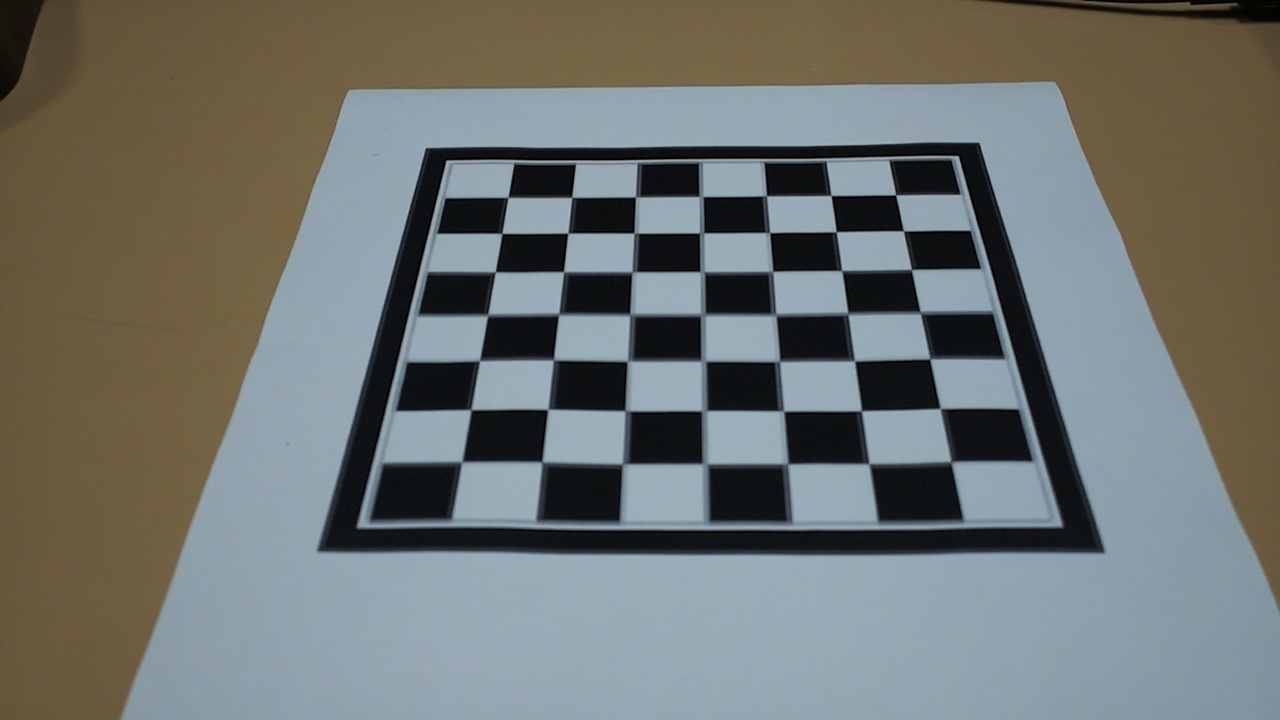
#> input picture data/ChessBoard/captured_image_1.jpg, 1280 x 720 px
$ jupyter execute --allow-errors Proyecto_estructura.ipynb   (text cells are left out)
#> lines starting #> are read from the running program, lines starting #| are printed output that depends on the picture; after the words box and inside, x2 and y2 are one past the last pixel; in counts of white or black regions, pixels touching at a corner belong together; long printed decimals are rounded; pictures that were not available may be replaced by others from this repository, and a replacement may not be noted
[cell 1]
from typing import List
import numpy as np
import cv2
import copy
import os
import matplotlib.pyplot as plt
import skimage
import time
import numpy as np

[cell 2]
def load_images_from_folder(folder_path: str) -> List:
    # Lista para almacenar las imágenes
#> called with folder_path = '../data/ChessBoard/'
    images = []

    # Iteramos sobre los archivos de la carpeta
    for filename in os.listdir(folder_path):
        # Comprobamos si el archivo es una imagen (puedes agregar más extensiones si es necesario)
        if filename.endswith(".jpg") or filename.endswith(".png") or filename.endswith(".jpeg"):
            img_path = os.path.join(folder_path, filename)
            img = cv2.imread(img_path)
#> img is the input picture: shape (720, 1280, 3); mean B, G, R 111.4, 114.7, 111.3
            if img is not None:  # Verificamos que la imagen se haya cargado correctamente
                images.append(img)

    return images

[cell 3]
# TODO Build a list containing the paths of all images from the left camera
folder_path = "../data/ChessBoard/"
imgs = load_images_from_folder(folder_path)
#> imgs = 3 items

[cell 4]
# TODO Find corners with cv2.findChessboardCorners()
corners = []
valid_imgs = []
cont = 0

# Detectar esquinas en las imágenes
for img in imgs:
    corners_img = cv2.findChessboardCorners(img, (7, 7), None)
    if corners_img[0]:  # Si se detectaron esquinas
        corners.append(corners_img)
        valid_imgs.append(img)  # Agregar la imagen válida
    else:
        print(f"No se detectaron esquinas en la imagen {cont}")
    cont += 1
#> this loop made 3 passes
#> after the loop, cont = 3; corners = 3 items; valid_imgs = 3 items

[cell 5]
# Hacer una copia de las esquinas detectadas
corners_copy = copy.deepcopy(corners)
#> corners_copy = 3 items

# Criterio para refinar las esquinas
criteria = (cv2.TERM_CRITERIA_EPS + cv2.TERM_CRITERIA_MAX_ITER, 30, 0.01)

# Convertir las imágenes válidas a escala de grises
imgs_grey = [cv2.cvtColor(img, cv2.COLOR_RGB2GRAY) for img in valid_imgs]
#> imgs_grey = 3 items

# Refinar las esquinas detectadas
corners_refined = [
    cv2.cornerSubPix(img_grey, cor[1], (7, 7), (-1, -1), criteria)
    for img_grey, cor in zip(imgs_grey, corners_copy)
]
#> corners_refined = 3 items

[cell 6]
# Hacer una copia de las imágenes válidas para dibujar las esquinas
imgs_copy = copy.deepcopy(valid_imgs)
#> imgs_copy = 3 items

# Dibujar las esquinas en las imágenes
for img, cor_refined, cor in zip(imgs_copy, corners_refined, corners):
    cv2.drawChessboardCorners(img, (7, 7), cor_refined, cor[0])

[cell 7]
# Mostrar y guardar las imágenes resultantes
def show_image(image, name):
    cv2.imshow(name, image)
    cv2.waitKey(500)
    cv2.destroyAllWindows()

def write_image(output_folder: str, img_name: str, img: np.array):
    if not os.path.exists(output_folder):
        os.makedirs(output_folder)
    img_path = os.path.join(output_folder, img_name)
    cv2.imwrite(img_path, img)

# Carpeta de salida
output_folder = '../data/corners_detected'
if not os.path.exists(output_folder):
    os.makedirs(output_folder)

# Nombres de archivos para las imágenes resultantes
filenames = [f'imagen_{i+1}.jpg' for i in range(len(imgs_copy))]
#> filenames = ['imagen_1.jpg', 'imagen_2.jpg', 'imagen_3.jpg']

# Mostrar y guardar las imágenes
for image, filename in zip(imgs_copy, filenames):
    show_image(image, "Image")
    write_image(output_folder, filename, image)
#> this loop made 3 passes

[cell 8]
# TODO Design the method. It should return a np.array with np.float32 elements
def get_chessboard_points(chessboard_shape, dx, dy):
    num_columns, num_rows = chessboard_shape

    objp = np.zeros((num_rows * num_columns, 3), np.float32)

    objp[:, :2] = np.mgrid[0:num_columns, 0:num_rows].T.reshape(-1, 2) * [dx, dy]

    return objp

[cell 9]
# TODO You need the points for every image, not just one
chessboard_points = get_chessboard_points((7, 7), 30, 30)

[cell 10]
# Filter data and get only those with adequate detections
valid_corners = [cor[1] for cor in corners if cor[0]]
#> valid_corners = 3 items
# Convert list to numpy array
valid_corners = np.asarray(valid_corners, dtype=np.float32)

[cell 11]
# TODO
objpoints = []
imgpoints = []

for corners in valid_corners:
    objpoints.append(chessboard_points)
    imgpoints.append(corners)
#> after the loop, imgpoints = 3 items; objpoints = 3 items

rms, intrinsics, dist_coeffs, rvecs, tvecs = cv2.calibrateCamera(
    objpoints, imgpoints, (320, 240), None, None
)
#> rms = 3.23; intrinsics = [[2306.8, 0, 151.1], [0, 5098.7, 152.5], [0, 0, 1]]; dist_coeffs = [[-0.235, 1.94, -0.0326, -0.055, -5.46]]; rvecs = ([-0.256, -1.84, -2.34], [-1.17, 0.22, 0.176], [-1.23, -0.597, -0.835]); tvecs = ([290.8, 53.79, 778.8], [179.2, -8.72, 1114.6], [58.34, 46.73, 907.1])

# Obtain extrinsics
extrinsics = list(map(lambda rvec, tvec: np.hstack((cv2.Rodrigues(rvec)[0], tvec)), rvecs, tvecs))
#> extrinsics = 3 items

[cell 12]
# Print outputs
print("Intrinsics:\n", intrinsics)
#| Intrinsics:
#|  [[2.30677043e+03 0.00000000e+00 1.51137038e+02]
#|  [0.00000000e+00 5.09873268e+03 1.52475297e+02]
#|  [0.00000000e+00 0.00000000e+00 1.00000000e+00]]
print("Distortion coefficients:\n", dist_coeffs)
#| Distortion coefficients:
#|  [[-0.2353  1.944 -0.03263 -0.05505 -5.457]]
print("Root mean squared reprojection error:\n", rms)
#| Root mean squared reprojection error:
#|  3.230

[cell 13]
# --- Calibración para la cámara Left ---
errores = []
img_size = imgs_grey[0].shape[::-1]

for i in range(len(objpoints)):
    objpoints_i = objpoints[:i+1]
    corner_i = valid_corners[:i+1]

    rms, _, _, _, _ = cv2.calibrateCamera(objpoints_i, corner_i, img_size, None, None)

    errores.append(rms)
#> this loop made 3 passes
#> rms on passes 1 to 3: 0.833, 0.938, 1.1
#> after the loop, errores = [0.833, 0.938, 1.1]


num_imagenes = list(range(1, len(errores) + 1))
#> num_imagenes = [1, 2, 3]

plt.figure(figsize=(8, 6))
plt.plot(num_imagenes, errores, marker='o', linestyle='-', color='b')

plt.xticks(np.arange(1, len(num_imagenes) + 1, 1))
plt.title("Curva de Calibración de Cámara")
plt.xlabel("Número de imágenes utilizadas")
plt.ylabel("Error RMS de calibración")


plt.grid(True)
plt.show()
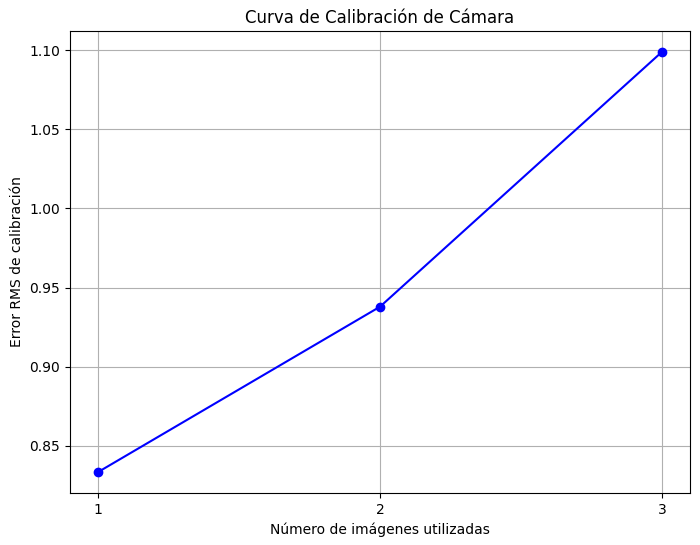
#> figure drawn by matplotlib, 1 panel

[cell 14]
folder_path = "../data/Rubick"
#> (the rest of this cell did not finish here and is left out)


#> (a cell that did not finish here is left out)

[cell 16]
# Definir rango de colores
light_red = (0, 150, 150)
dark_red = (5, 255, 255)
light_yellow = (26, 100, 100)
dark_yellow = (35, 255, 255)
light_green = (35, 100, 50)
dark_green = (85, 255, 255)

# Crear máscaras para el color
#> (the rest of this cell did not finish here and is left out)

[cell 17]
# Función para verificar si el color ha sido detectado
# [4 lines left out: function is_color_detected, not called in this run]

#> (a cell that did not finish here is left out)

[cell 19]
canny_edges_display = []
#> (the rest of this cell did not finish here and is left out)

[cell 20]
# TODO Homework: define the dilation method
def custom_dilate(img: np.array, kernel_size: int = 60) -> np.array:
    # Crear un kernel cuadrado de tamaño kernel_size x kernel_size
    kernel = np.ones((kernel_size, kernel_size), np.uint8)

    # Aplicar la dilatación utilizando el kernel
    dilated = cv2.dilate(img, kernel, iterations=1)

    return dilated

[cell 21]
for img in canny_edges_display:
    show_image(img, "Original")
    # Aplica dilatación
    dilated_img = custom_dilate(img)
    show_image(dilated_img, "Dilated")

[cell 22]
# Función para detectar si hay un patrón de cara de un cubo de Rubik
def is_square_detected(canny_edges):
    # Encontramos los contornos en la imagen de bordes
    contours, _ = cv2.findContours(canny_edges, cv2.RETR_EXTERNAL, cv2.CHAIN_APPROX_SIMPLE)

    # Iteramos sobre los contornos encontrados
    for contour in contours:
        # Aproximamos el contorno para reducir los puntos
        epsilon = 0.04 * cv2.arcLength(contour, True)  # Tolerancia en la aproximación
        approx = cv2.approxPolyDP(contour, epsilon, True)

        # Verificamos si el contorno tiene 4 puntos
        if len(approx) == 4:
            # Calculamos el área y la relación de aspecto para asegurarnos de que es un cuadrado
            area = cv2.contourArea(approx)
            if area > 1000:  # Aseguramos que el área sea suficientemente grande
                # Comprobamos si el contorno es un cuadrado (todos los ángulos deberían ser 90 grados)
                # Usamos la propiedad de que los ángulos internos de un cuadrado son 90 grados
                (x, y, w, h) = cv2.boundingRect(approx)
                aspect_ratio = w / float(h)

                # Si la relación de aspecto es 1, es un cuadrado
                if 0.9 <= aspect_ratio <= 1.1:
                    return True  # Encontramos un cuadrado

    # Si no encontramos ningún cuadrado
    return False

# Para cada imagen de la lista 'security_images'
#> (the rest of this cell did not finish here and is left out)

[cell 23]
# Para cada imagen de la lista 'security_images'
for i in range(len(imgs)):
    # Convertimos la imagen a escala de grises
    gray_img = skimage.color.rgb2gray(imgs[i])  # rgb2gray devuelve una imagen de tipo float (0-1)
    gray_img = (gray_img * 255).astype(np.uint8)  # Convertimos de vuelta a uint8 (0-255)

    # Aplicamos el filtro Canny para detectar los bordes
    canny_edges = skimage.feature.canny(gray_img / 255.0)  # canny espera valores entre 0 y 1, por eso se divide por 255
    canny_edges_display = (canny_edges * 255).astype(np.uint8)  # Convertimos a imagen visualizable

    # Aplico el operador morfologico
    canny_edges_dilated = custom_dilate(canny_edges_display)
    show_image(canny_edges_dilated, "I")
    # Detectamos si se ha encontrado el patrón de una cara de Rubik
    rubiks_detected = is_square_detected(canny_edges_dilated)

    # Mostramos el resultado en consola
    print(f"Imagen {i}: Rubik's Face Detected: {rubiks_detected}")

    # Mostramos la imagen de los bordes (opcional)
    show_image(canny_edges_display, "Canny Edge Detection")
#> this loop made 3 passes
#> (printed output is left out)
#> pass 1, `canny_edges = skimage.feature.canny(gray_img / 255.0)`:
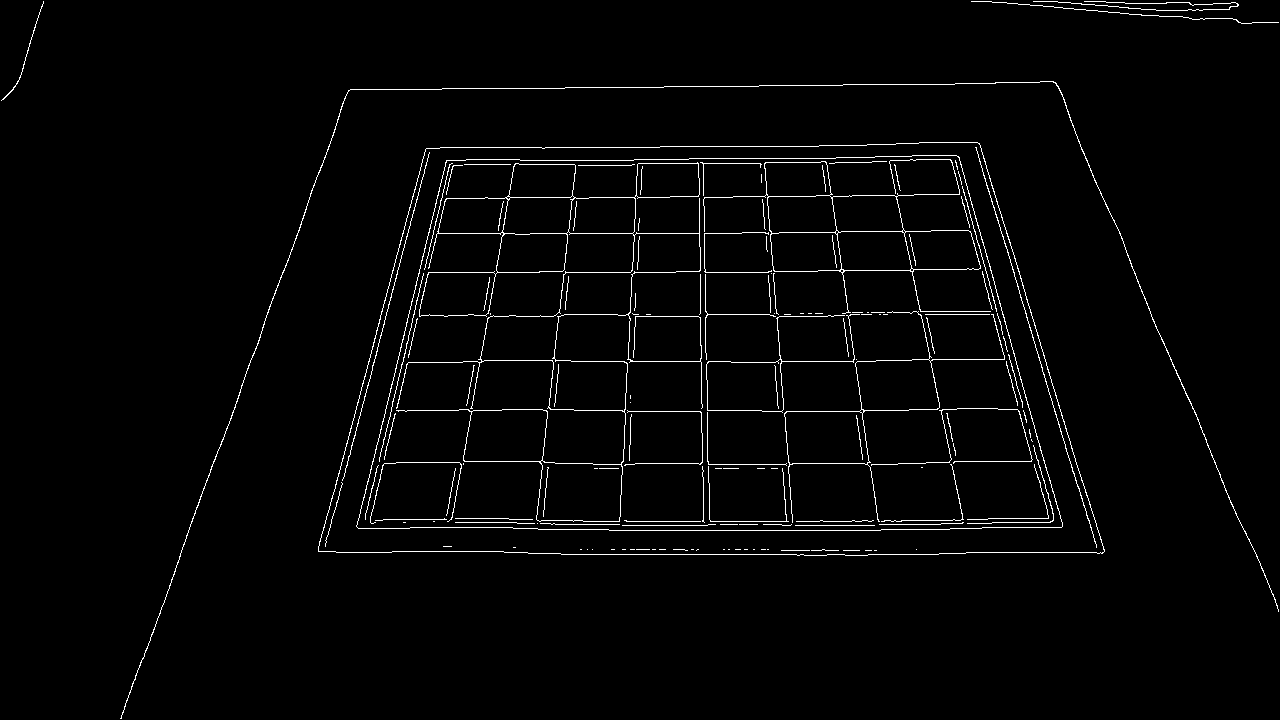
#> canny_edges: shape (720, 1280) bool; 2.1% white in thin lines or dots
#> after the loop:
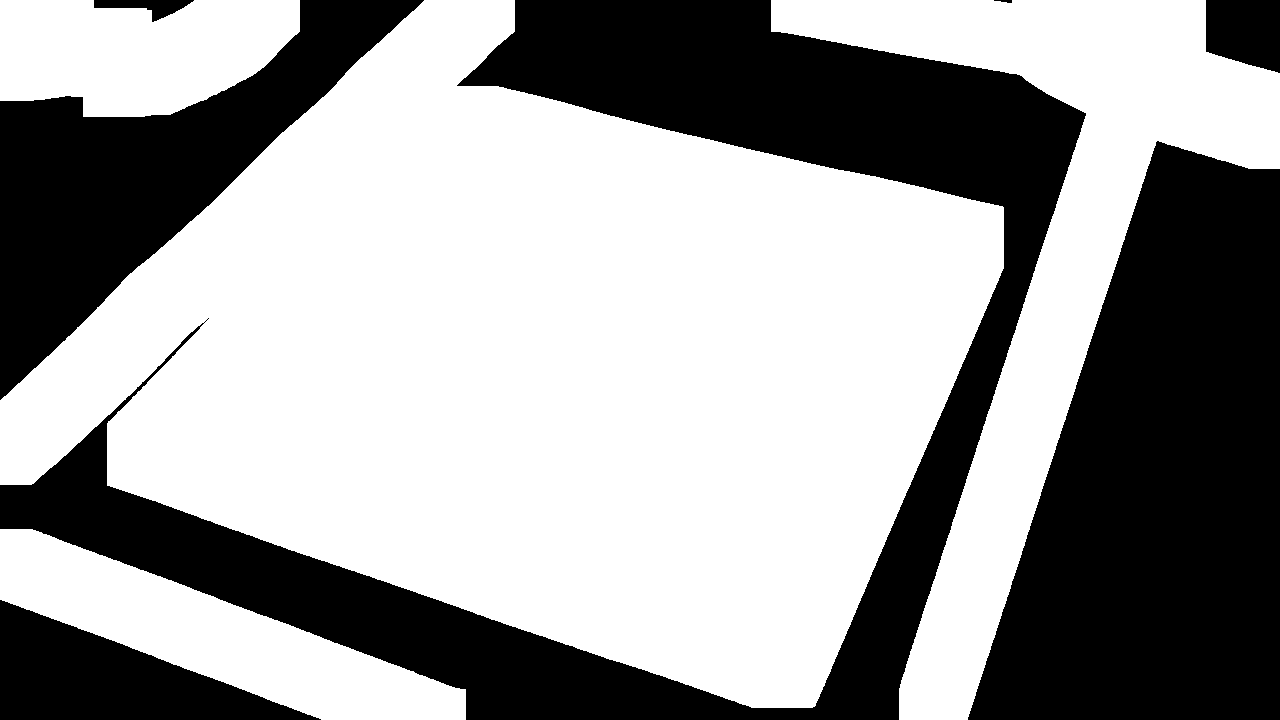
#> canny_edges_dilated: shape (720, 1280); 61.1% white; 7 black regions, largest, box (x1, y1, x2, y2) and area: (0, 0, 1086, 720) 153003, (968, 141, 1280, 720) 124103, (0, 0, 424, 400) 55996

[cell 24]
import cv2
import numpy as np
import skimage.feature
import skimage.color
from typing import List
import random

# Cargar imágenes desde una carpeta
def load_images_from_folder(folder_path: str) -> List:
    # Lista para almacenar las imágenes
    images = []

    # Iteramos sobre los archivos de la carpeta
    for filename in os.listdir(folder_path):
        # Comprobamos si el archivo es una imagen (puedes agregar más extensiones si es necesario)
        if filename.endswith(".jpg") or filename.endswith(".png") or filename.endswith(".jpeg"):
            img_path = os.path.join(folder_path, filename)
            img = cv2.imread(img_path)
            if img is not None:  # Verificamos que la imagen se haya cargado correctamente
                images.append(img)

    return images

# Cargar imágenes
folder_path = "../data/Mixture_Images"
output_folder = "../data/security_passed"

# Cargar todas las imágenes desde la carpeta y las mezclo entre sí
#> (the rest of this cell did not finish here and is left out)

[cell 25]
import cv2
import numpy as np
import skimage.feature
import skimage.color

# Función para detectar si el color está presente en la imagen
def is_color_detected(mask):
    return cv2.countNonZero(mask) > 5  # Verifica si hay píxeles no nulos

# Función para dilatar la imagen
def custom_dilate(img: np.array, kernel_size: int = 60) -> np.array:
    kernel = np.ones((kernel_size, kernel_size), np.uint8)
    dilated = cv2.dilate(img, kernel, iterations=1)
    return dilated

# Función para detectar si es un cuadrado (cara de un cubo de Rubik)
def is_square_detected(canny_edges):
    contours, _ = cv2.findContours(canny_edges, cv2.RETR_EXTERNAL, cv2.CHAIN_APPROX_SIMPLE)
    for contour in contours:
        epsilon = 0.04 * cv2.arcLength(contour, True)
        approx = cv2.approxPolyDP(contour, epsilon, True)
        if len(approx) == 4:
            area = cv2.contourArea(approx)
            if area > 1000:
                (x, y, w, h) = cv2.boundingRect(approx)
                aspect_ratio = w / float(h)
                if 0.9 <= aspect_ratio <= 1.1:
                    return True
    return False

# Definir rango de colores
light_red = (0, 150, 150)
dark_red = (5, 255, 255)
light_yellow = (26, 100, 100)
dark_yellow = (35, 255, 255)
light_green = (35, 100, 50)
dark_green = (85, 255, 255)

# Configuración de la cámara
cap = cv2.VideoCapture(0)  # Abre la cámara web

# Verificar si la cámara está abierta
if not cap.isOpened():
    print("No se pudo abrir la cámara.")
    exit()

# Procesar cada fotograma del video
while True:
    # Capturar el fotograma del video
    ret, frame = cap.read()
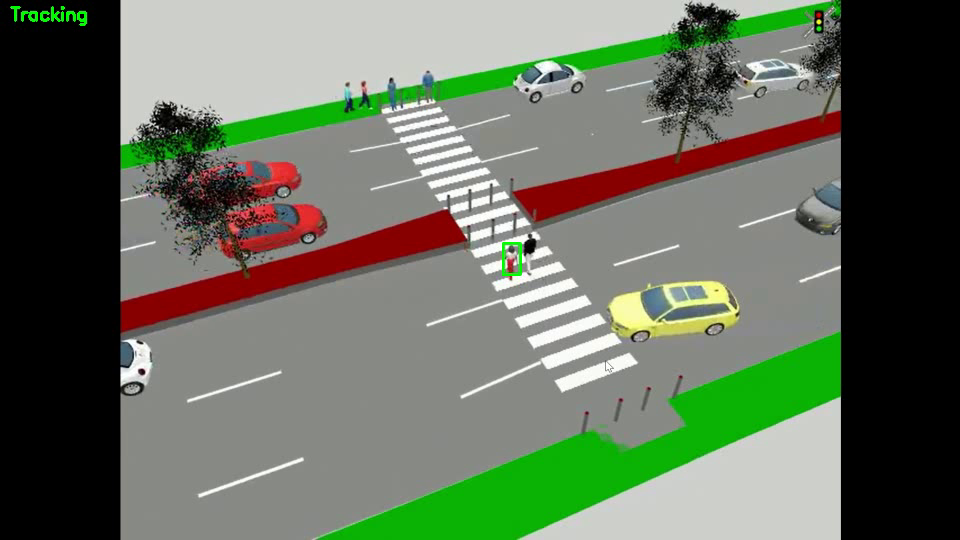
#> input picture frame 37 of data/TrackerVideos/tracked_video1.avi, 960 x 540 px, given in place of the camera
#> frame is the input picture: shape (540, 960, 3); mean B, G, R 93.3, 110.5, 101.6

    if not ret:
        print("No se pudo obtener el fotograma.")
        break

    # Convertir la imagen a espacio de color HSV
    hsv_img = cv2.cvtColor(frame, cv2.COLOR_BGR2HSV)
#> hsv_img: shape (540, 960, 3); mean H, S, V 37.1, 42.9, 116.8

    # Crear máscaras para los colores
    red_mask = cv2.inRange(hsv_img, light_red, dark_red)
#> red_mask: shape (540, 960); 0.23% white; 58 white regions (53 under 20 px), largest, box (x1, y1, x2, y2) and area: (248, 208, 321, 248) 547, (272, 162, 296, 186) 321, (256, 180, 276, 192) 119, (225, 244, 232, 252) 27, (267, 210, 274, 218) 24
    yellow_mask = cv2.inRange(hsv_img, light_yellow, dark_yellow)
#> yellow_mask: shape (540, 960); 0.39% white; 45 white regions (42 under 20 px), largest, box (x1, y1, x2, y2) and area: (612, 303, 738, 338) 1404, (672, 282, 728, 304) 461, (624, 294, 634, 298) 31
    green_mask = cv2.inRange(hsv_img, light_green, dark_green)
#> green_mask: shape (540, 960); 8.4% white; 80 white regions (70 under 20 px), largest, box (x1, y1, x2, y2) and area: (317, 332, 841, 540) 29858, (394, 0, 841, 104) 7111, (120, 91, 392, 170) 5516

    # Combinar las máscaras de colores
    color_mask = cv2.bitwise_or(cv2.bitwise_or(red_mask, yellow_mask), green_mask)

    # Dilatar las máscaras
    red_mask_resized = cv2.resize(red_mask, (frame.shape[1], frame.shape[0]))
    yellow_mask_resized = cv2.resize(yellow_mask, (frame.shape[1], frame.shape[0]))
    green_mask_resized = cv2.resize(green_mask, (frame.shape[1], frame.shape[0]))
    color_mask_resized = cv2.resize(color_mask, (frame.shape[1], frame.shape[0]))

    # Aplicar la máscara a la imagen original
    red_segmented = cv2.bitwise_and(frame, frame, mask=red_mask_resized)
    yellow_segmented = cv2.bitwise_and(frame, frame, mask=yellow_mask_resized)
    green_segmented = cv2.bitwise_and(frame, frame, mask=green_mask_resized)
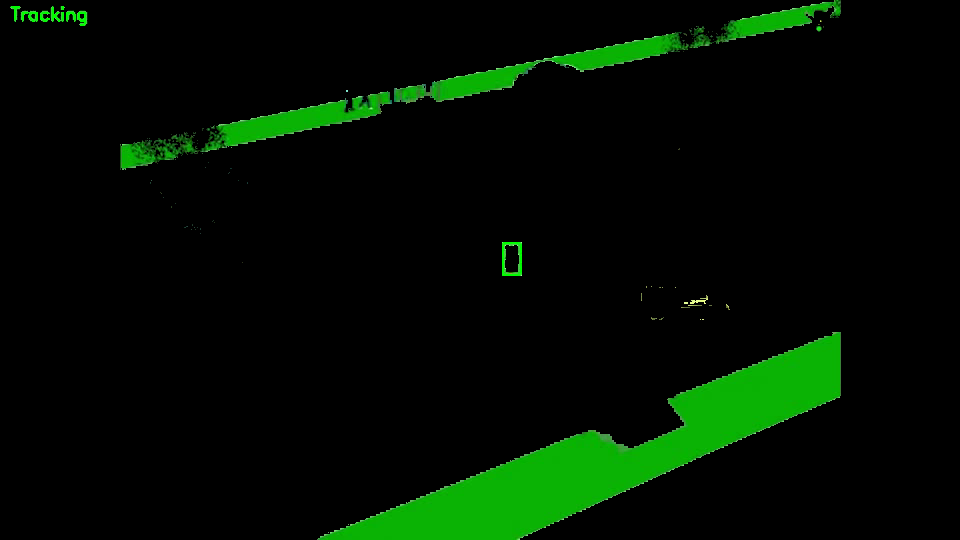
#> green_segmented: shape (540, 960, 3); mean B, G, R 1, 14.6, 1.4
    color_segmented = cv2.bitwise_and(frame, frame, mask=color_mask_resized)

    # Convertir a escala de grises
    gray_img = skimage.color.rgb2gray(frame)
#> (the rest of the program and of its run is left out)
